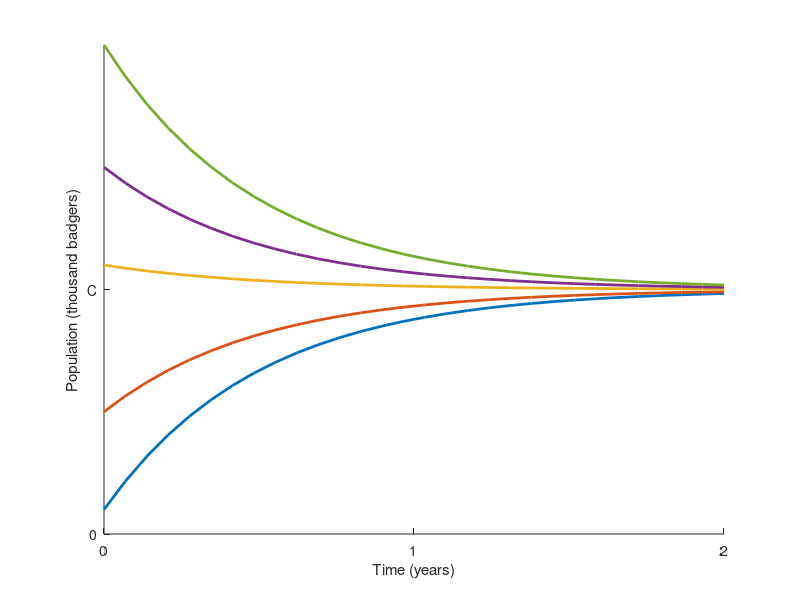

Reproduce this figure in MATLAB. (Note: this script raises an error after producing the figure.)
% define some fixed variables for all plots
nx = 30;        % number of grid points in x direction
ny = 30;        % number of grid points in y direction
xmin =  0.0;    % minimum x value
xmax =  2.0;    % maximum x value
ymin =  0.0;    % minimum y value
ymax =  2.0;    % maximum y value




% plot the logistic equation phase diagram
k = 2;   % growth rate
C = 1;   % carrying capacity
t     = linspace(xmin,xmax,nx);
inits = [0.1,0.5,1.1,1.5,2.0];  % starting points

hold on
for y0 = inits
  y = C + exp(-k*t/C)*(y0-C);
  plot(t,y,'Linewidth',2)
end

xlim([xmin,xmax])
ylim([ymin,ymax])
yticks([0,1])
yticklabels({'0','C'})
xticks([0,1,2])
ylabel('Population (thousand badgers)')
xlabel('Time (years)')

yline(0,'r-.','LineWidth',5)
yline(1,'r-.','LineWidth',5)

saveas(gcf,'../fig/004-logistic.png')



% plot some integral curves of the latter slope field

equilib = [-2,-1,0,1]

clf 
hold on

ystarts = [-2.1,-1.5,-1.1,-0.9,-0.5,0.1,0.5,0.9,1.01]

ncurves = length(ystarts)

fun1 = @(x,y)((y-1)*y*(y+1)*(y+2)*(y+2))

for m = 1:ncurves
  Z = zeros([1,nx]);
  Z(1) = ystarts(m);
  x = xmin;
  dx = (xmax-xmin)/nx;
  nsteps = 1000;  % steps per grid point
  for k = 2:nx
    Z(k) = Z(k-1);
    foo = Z(k-1);
    for j = 1:nsteps
      x = x + dx/nsteps;
      foo = foo + (dx/nsteps)*fun1(x,foo);
    end
    Z(k) = foo;
  end
  plot(linspace(xmin,xmax,nx),Z,'Linewidth',2)
end

for e = equilib
  yline(e,'r-.','LineWidth',4)
end

ylim([-2.5,1.2])
  
saveas(gcf,'../fig/004-phase.png')


